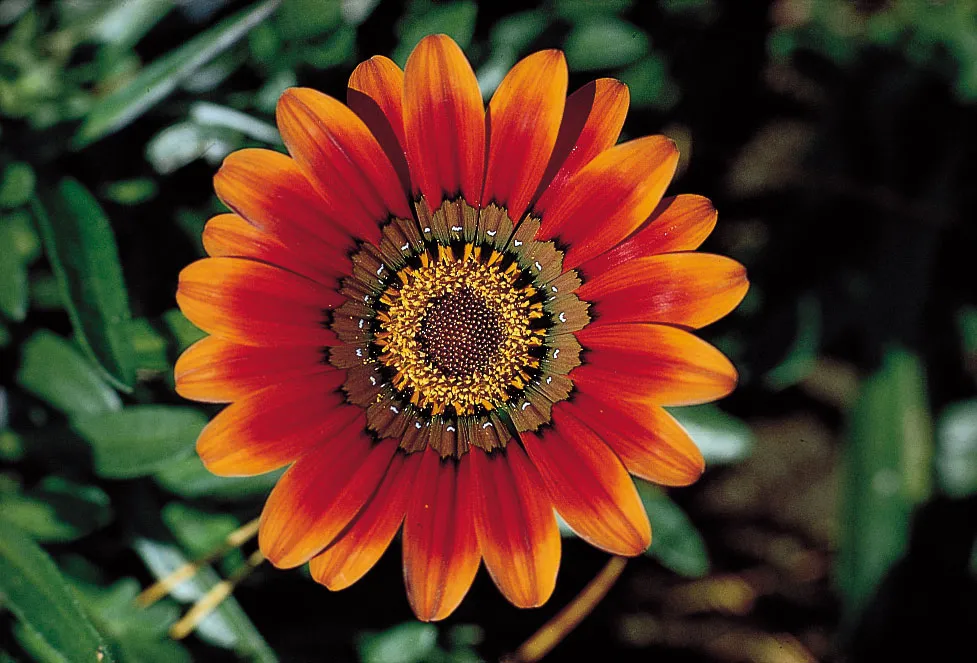
#> input picture image.jpg, 977 x 663 px
$ jupyter execute 11-04-2026_Detection_Brainstrom.ipynb   (shell and % lines are left out)
#> lines starting #> are read from the running program, lines starting #| are printed output that depends on the picture
[cell 1]
import cv2
import matplotlib.pyplot as plt


# Load pre-trained face detector
face_cascade = cv2.CascadeClassifier(
    cv2.data.haarcascades + 'haarcascade_frontalface_default.xml'
)

# Load image
img = cv2.imread("image.jpg")
#> img is the input picture: shape (663, 977, 3); mean B, G, R 34.7, 52.9, 83.1

if img is None:
    print("❌ Image not found")
else:
    gray = cv2.cvtColor(img, cv2.COLOR_BGR2GRAY)
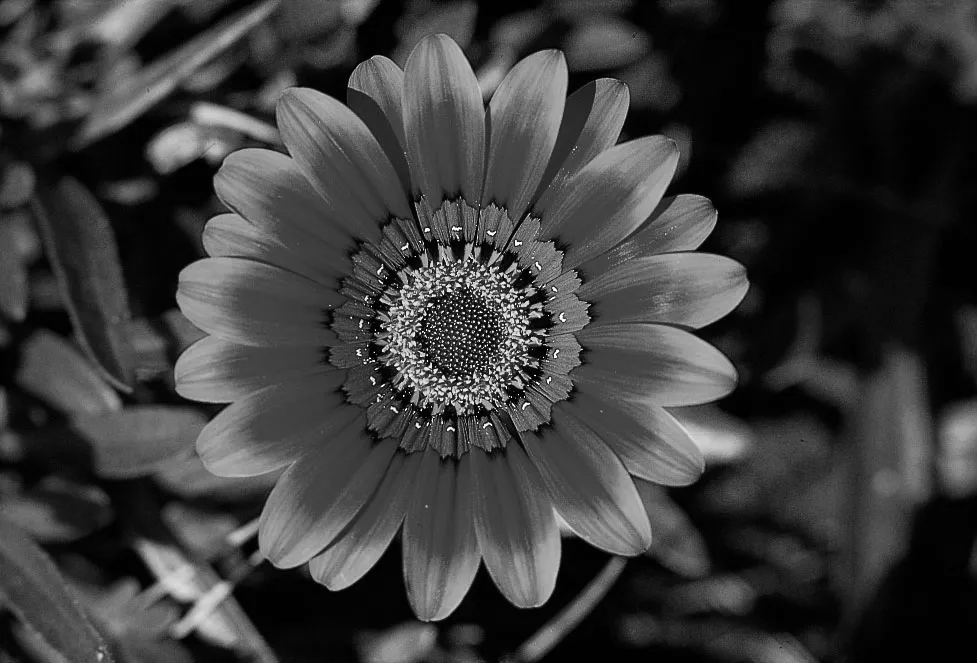
#> gray: shape (663, 977); min 0, max 255, mean 59.9

    # Detect faces
    faces = face_cascade.detectMultiScale(gray, 1.3, 5)
#> faces = ()

    print(f"👤 Faces detected: {len(faces)}")
#| 👤 Faces detected: 0

    # Draw rectangles around faces
    for i, (x, y, w, h) in enumerate(faces):
        cv2.rectangle(img, (x, y), (x+w, y+h), (0, 255, 0), 2)
        print(f"➡️ Marking Face {i+1} as Present")
#> this loop made 0 passes

    # Convert to RGB for display
    img_rgb = cv2.cvtColor(img, cv2.COLOR_BGR2RGB)

    # Show result
    plt.imshow(img_rgb)
    plt.title("Face Detection - Attendance Marked")
    plt.axis("off")
    plt.show()
